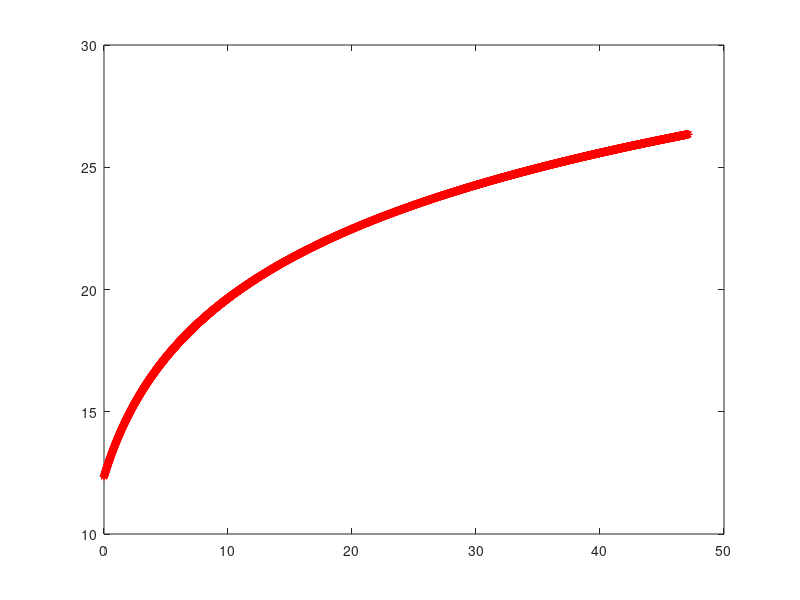
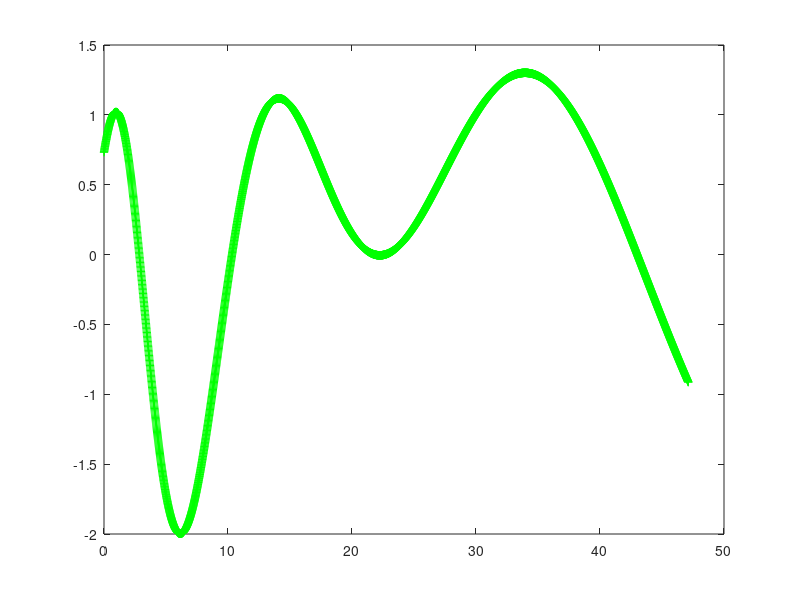
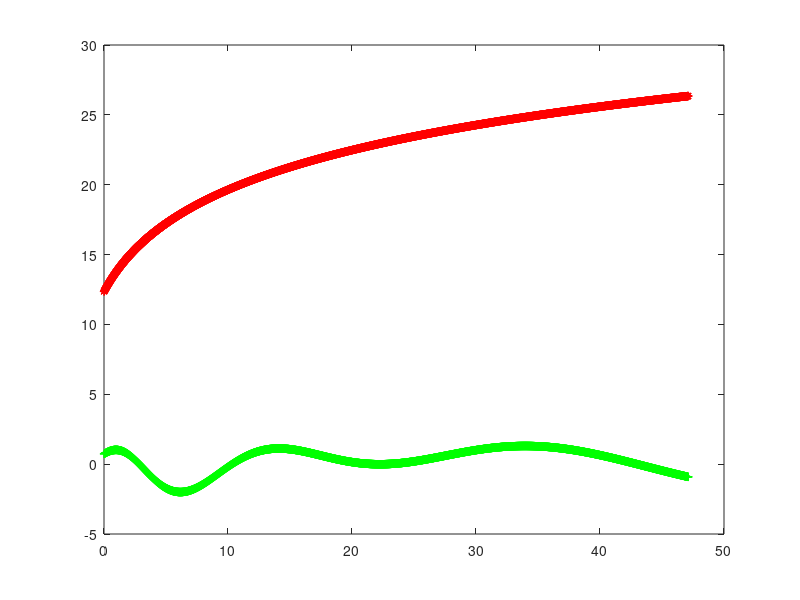

These charts were generated, in order, by the following MATLAB code:
%Laboratorio 1 Modelacion y Simulacion 1-2020
%Integrantes: Maximiliano Arevalo - Benjamin Muñoz

%--------------------------Primera parte-------------------------
%Graficar las funciones por separado:

%a(x) = 8log5(4x+12) (en rojo con *) intervalo [0,15pi] espacio de 0.01
x1 = 0:0.01:15*pi;
a = 8*(log(4*x1+12)/log(5)); %se aplica la propiedad de logaritmo para obtener log5(x)
title('Función a(x) = 8log5(4x+12)');
ylabel('Eje y');
xlabel('Eje x');
%plot(x1,a,'r *');


%b(x) = sen(6(log2(x+9))) + cos(7(log6(4x+32))) (en verde con +)
x2 = 0:0.01:15*pi;
b = sin(6*(log2(x2+9))) + cos(7*(log(4*x2+32)/log(6)));
title ('Función b(x) = sen(6(log2(x+9))) + cos(7(log6(4x+32)))');
ylabel('Eje y');
xlabel('Eje x');
%plot(x2,b,'g +');

%Grafico de la primera funcion
figure(1);
plot(x1,a,'r *');
%Grafico de la segunda funcion
figure(2);
plot(x2,b,'g +');
%Ambos juntos
figure(3);
plot(x1,a,'r *');
hold on
plot(x2,b,'g +');
hold off
